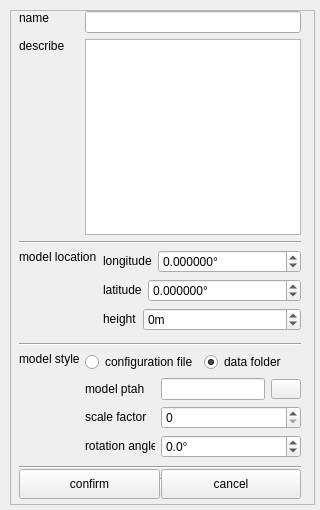
<?xml version="1.0" encoding="UTF-8"?>
<ui version="4.0">
 <class>CTiltModelWgt</class>
 <widget class="QWidget" name="CTiltModelWgt">
  <property name="geometry">
   <rect>
    <x>0</x>
    <y>0</y>
    <width>320</width>
    <height>510</height>
   </rect>
  </property>
  <property name="minimumSize">
   <size>
    <width>320</width>
    <height>355</height>
   </size>
  </property>
  <property name="windowTitle">
   <string>Form</string>
  </property>
  <property name="styleSheet">
   <string notr="true"/>
  </property>
  <layout class="QVBoxLayout" name="verticalLayout_12">
   <property name="spacing">
    <number>0</number>
   </property>
   <property name="leftMargin">
    <number>10</number>
   </property>
   <property name="topMargin">
    <number>10</number>
   </property>
   <property name="rightMargin">
    <number>5</number>
   </property>
   <property name="bottomMargin">
    <number>5</number>
   </property>
   <item>
    <widget class="QScrollArea" name="scrollArea">
     <property name="widgetResizable">
      <bool>true</bool>
     </property>
     <widget class="QWidget" name="scrollAreaWidgetContents">
      <property name="geometry">
       <rect>
        <x>0</x>
        <y>0</y>
        <width>325</width>
        <height>476</height>
       </rect>
      </property>
      <layout class="QGridLayout" name="gridLayout_3">
       <property name="leftMargin">
        <number>0</number>
       </property>
       <property name="topMargin">
        <number>0</number>
       </property>
       <property name="rightMargin">
        <number>5</number>
       </property>
       <property name="bottomMargin">
        <number>5</number>
       </property>
       <property name="verticalSpacing">
        <number>6</number>
       </property>
       <item row="0" column="0">
        <layout class="QHBoxLayout" name="horizontalLayout_6">
         <property name="leftMargin">
          <number>8</number>
         </property>
         <property name="topMargin">
          <number>0</number>
         </property>
         <property name="rightMargin">
          <number>8</number>
         </property>
         <property name="bottomMargin">
          <number>0</number>
         </property>
         <item>
          <widget class="QLabel" name="m_pNameLabel">
           <property name="sizePolicy">
            <sizepolicy hsizetype="Preferred" vsizetype="Preferred">
             <horstretch>0</horstretch>
             <verstretch>0</verstretch>
            </sizepolicy>
           </property>
           <property name="minimumSize">
            <size>
             <width>60</width>
             <height>20</height>
            </size>
           </property>
           <property name="text">
            <string>name</string>
           </property>
           <property name="alignment">
            <set>Qt::AlignLeading|Qt::AlignLeft|Qt::AlignTop</set>
           </property>
          </widget>
         </item>
         <item>
          <widget class="QLineEdit" name="m_pNameEdit">
           <property name="contextMenuPolicy">
            <enum>Qt::NoContextMenu</enum>
           </property>
          </widget>
         </item>
        </layout>
       </item>
       <item row="1" column="0">
        <layout class="QHBoxLayout" name="horizontalLayout_7">
         <property name="leftMargin">
          <number>8</number>
         </property>
         <property name="rightMargin">
          <number>8</number>
         </property>
         <item>
          <layout class="QVBoxLayout" name="verticalLayout_4">
           <item>
            <widget class="QLabel" name="m_pDescribeLabel">
             <property name="sizePolicy">
              <sizepolicy hsizetype="Preferred" vsizetype="Preferred">
               <horstretch>0</horstretch>
               <verstretch>0</verstretch>
              </sizepolicy>
             </property>
             <property name="minimumSize">
              <size>
               <width>60</width>
               <height>20</height>
              </size>
             </property>
             <property name="text">
              <string>describe</string>
             </property>
             <property name="alignment">
              <set>Qt::AlignLeading|Qt::AlignLeft|Qt::AlignTop</set>
             </property>
            </widget>
           </item>
           <item>
            <spacer name="verticalSpacer_2">
             <property name="orientation">
              <enum>Qt::Vertical</enum>
             </property>
             <property name="sizeHint" stdset="0">
              <size>
               <width>20</width>
               <height>40</height>
              </size>
             </property>
            </spacer>
           </item>
          </layout>
         </item>
         <item>
          <widget class="CLayerTextEdit" name="m_pDescribeEdt">
           <property name="sizePolicy">
            <sizepolicy hsizetype="Expanding" vsizetype="Expanding">
             <horstretch>0</horstretch>
             <verstretch>0</verstretch>
            </sizepolicy>
           </property>
           <property name="minimumSize">
            <size>
             <width>0</width>
             <height>0</height>
            </size>
           </property>
           <property name="maximumSize">
            <size>
             <width>16777215</width>
             <height>16777215</height>
            </size>
           </property>
           <property name="contextMenuPolicy">
            <enum>Qt::NoContextMenu</enum>
           </property>
          </widget>
         </item>
        </layout>
       </item>
       <item row="6" column="0">
        <layout class="QGridLayout" name="gridLayout">
         <property name="leftMargin">
          <number>8</number>
         </property>
         <property name="rightMargin">
          <number>8</number>
         </property>
         <property name="verticalSpacing">
          <number>6</number>
         </property>
         <item row="0" column="1">
          <layout class="QHBoxLayout" name="horizontalLayout_3" stretch="0,10">
           <item>
            <widget class="QLabel" name="m_pLonLabel">
             <property name="sizePolicy">
              <sizepolicy hsizetype="Preferred" vsizetype="Fixed">
               <horstretch>0</horstretch>
               <verstretch>0</verstretch>
              </sizepolicy>
             </property>
             <property name="minimumSize">
              <size>
               <width>0</width>
               <height>20</height>
              </size>
             </property>
             <property name="text">
              <string>longitude</string>
             </property>
            </widget>
           </item>
           <item>
            <widget class="QDoubleSpinBox" name="m_pLonSpx">
             <property name="sizePolicy">
              <sizepolicy hsizetype="Expanding" vsizetype="Fixed">
               <horstretch>0</horstretch>
               <verstretch>0</verstretch>
              </sizepolicy>
             </property>
             <property name="contextMenuPolicy">
              <enum>Qt::NoContextMenu</enum>
             </property>
             <property name="suffix">
              <string>°</string>
             </property>
             <property name="decimals">
              <number>6</number>
             </property>
             <property name="minimum">
              <double>-180.000000000000000</double>
             </property>
             <property name="maximum">
              <double>180.000000000000000</double>
             </property>
             <property name="singleStep">
              <double>0.000001000000000</double>
             </property>
            </widget>
           </item>
          </layout>
         </item>
         <item row="0" column="0" rowspan="4">
          <layout class="QVBoxLayout" name="verticalLayout">
           <item>
            <widget class="QLabel" name="m_pKeyLabel">
             <property name="sizePolicy">
              <sizepolicy hsizetype="Preferred" vsizetype="Preferred">
               <horstretch>0</horstretch>
               <verstretch>0</verstretch>
              </sizepolicy>
             </property>
             <property name="minimumSize">
              <size>
               <width>60</width>
               <height>20</height>
              </size>
             </property>
             <property name="text">
              <string>model location</string>
             </property>
             <property name="textFormat">
              <enum>Qt::AutoText</enum>
             </property>
             <property name="alignment">
              <set>Qt::AlignLeading|Qt::AlignLeft|Qt::AlignTop</set>
             </property>
            </widget>
           </item>
          </layout>
         </item>
         <item row="2" column="1">
          <layout class="QHBoxLayout" name="horizontalLayout_12" stretch="0,10">
           <item>
            <widget class="QLabel" name="m_pHeightLabel">
             <property name="sizePolicy">
              <sizepolicy hsizetype="Preferred" vsizetype="Fixed">
               <horstretch>0</horstretch>
               <verstretch>0</verstretch>
              </sizepolicy>
             </property>
             <property name="minimumSize">
              <size>
               <width>0</width>
               <height>20</height>
              </size>
             </property>
             <property name="text">
              <string>height</string>
             </property>
            </widget>
           </item>
           <item>
            <widget class="QSpinBox" name="m_pHeightSpx">
             <property name="contextMenuPolicy">
              <enum>Qt::NoContextMenu</enum>
             </property>
             <property name="suffix">
              <string>m</string>
             </property>
             <property name="minimum">
              <number>-8000</number>
             </property>
             <property name="maximum">
              <number>500000000</number>
             </property>
            </widget>
           </item>
          </layout>
         </item>
         <item row="1" column="1">
          <layout class="QHBoxLayout" name="horizontalLayout_5" stretch="0,10">
           <item>
            <widget class="QLabel" name="m_pLatLabel">
             <property name="sizePolicy">
              <sizepolicy hsizetype="Preferred" vsizetype="Fixed">
               <horstretch>0</horstretch>
               <verstretch>0</verstretch>
              </sizepolicy>
             </property>
             <property name="minimumSize">
              <size>
               <width>0</width>
               <height>20</height>
              </size>
             </property>
             <property name="text">
              <string>latitude</string>
             </property>
            </widget>
           </item>
           <item>
            <widget class="QDoubleSpinBox" name="m_pLatSpx">
             <property name="sizePolicy">
              <sizepolicy hsizetype="Expanding" vsizetype="Fixed">
               <horstretch>0</horstretch>
               <verstretch>0</verstretch>
              </sizepolicy>
             </property>
             <property name="contextMenuPolicy">
              <enum>Qt::NoContextMenu</enum>
             </property>
             <property name="suffix">
              <string>°</string>
             </property>
             <property name="decimals">
              <number>6</number>
             </property>
             <property name="minimum">
              <double>-90.000000000000000</double>
             </property>
             <property name="maximum">
              <double>90.000000000000000</double>
             </property>
             <property name="singleStep">
              <double>0.000001000000000</double>
             </property>
            </widget>
           </item>
          </layout>
         </item>
        </layout>
       </item>
       <item row="9" column="0">
        <layout class="QHBoxLayout" name="horizontalLayout_4" stretch="0,0">
         <property name="spacing">
          <number>6</number>
         </property>
         <property name="leftMargin">
          <number>8</number>
         </property>
         <property name="rightMargin">
          <number>8</number>
         </property>
         <item>
          <layout class="QVBoxLayout" name="verticalLayout_2">
           <item>
            <widget class="QLabel" name="m_pStyleLabel">
             <property name="sizePolicy">
              <sizepolicy hsizetype="Preferred" vsizetype="Preferred">
               <horstretch>0</horstretch>
               <verstretch>0</verstretch>
              </sizepolicy>
             </property>
             <property name="minimumSize">
              <size>
               <width>60</width>
               <height>20</height>
              </size>
             </property>
             <property name="maximumSize">
              <size>
               <width>16777215</width>
               <height>16777215</height>
              </size>
             </property>
             <property name="text">
              <string>model style</string>
             </property>
             <property name="alignment">
              <set>Qt::AlignLeading|Qt::AlignLeft|Qt::AlignTop</set>
             </property>
            </widget>
           </item>
          </layout>
         </item>
         <item>
          <layout class="QVBoxLayout" name="verticalLayout_3">
           <item>
            <layout class="QHBoxLayout" name="horizontalLayout_2">
             <item>
              <widget class="QRadioButton" name="filePath_RadioBtn">
               <property name="text">
                <string>configuration file</string>
               </property>
              </widget>
             </item>
             <item>
              <widget class="QRadioButton" name="DirPath_RadioBtn">
               <property name="text">
                <string>data folder</string>
               </property>
               <property name="checked">
                <bool>true</bool>
               </property>
              </widget>
             </item>
             <item>
              <spacer name="horizontalSpacer_3">
               <property name="orientation">
                <enum>Qt::Horizontal</enum>
               </property>
               <property name="sizeHint" stdset="0">
                <size>
                 <width>40</width>
                 <height>20</height>
                </size>
               </property>
              </spacer>
             </item>
            </layout>
           </item>
           <item>
            <layout class="QGridLayout" name="gridLayout_2" columnstretch="0,0,0">
             <item row="2" column="2">
              <widget class="QSpinBox" name="m_pScaleSpx">
               <property name="contextMenuPolicy">
                <enum>Qt::NoContextMenu</enum>
               </property>
               <property name="minimum">
                <number>0</number>
               </property>
               <property name="maximum">
                <number>500000000</number>
               </property>
              </widget>
             </item>
             <item row="1" column="2">
              <layout class="QHBoxLayout" name="horizontalLayout">
               <item>
                <widget class="QLineEdit" name="m_pPathLineEdit">
                 <property name="contextMenuPolicy">
                  <enum>Qt::NoContextMenu</enum>
                 </property>
                </widget>
               </item>
               <item>
                <widget class="QPushButton" name="m_pPathToolBtn">
                 <property name="minimumSize">
                  <size>
                   <width>30</width>
                   <height>20</height>
                  </size>
                 </property>
                 <property name="maximumSize">
                  <size>
                   <width>30</width>
                   <height>20</height>
                  </size>
                 </property>
                 <property name="styleSheet">
                  <string notr="true">QPushButton
{
	background-image:url(:/images_earth_layer/Resources/images_earth_layer/normal.png);
}
QPushButton:hover
{
	background-image:url(:/images_earth_layer/Resources/images_earth_layer/hover.png);
}
QPushButton:pressed
{
	background-image:url(:/images_earth_layer/Resources/images_earth_layer/normal.png);
}</string>
                 </property>
                 <property name="text">
                  <string/>
                 </property>
                </widget>
               </item>
              </layout>
             </item>
             <item row="1" column="1">
              <widget class="QLabel" name="m_pPathLabel">
               <property name="sizePolicy">
                <sizepolicy hsizetype="Preferred" vsizetype="Fixed">
                 <horstretch>0</horstretch>
                 <verstretch>0</verstretch>
                </sizepolicy>
               </property>
               <property name="minimumSize">
                <size>
                 <width>70</width>
                 <height>20</height>
                </size>
               </property>
               <property name="text">
                <string>model ptah</string>
               </property>
              </widget>
             </item>
             <item row="3" column="1">
              <widget class="QLabel" name="m_pRotateLabel">
               <property name="sizePolicy">
                <sizepolicy hsizetype="Preferred" vsizetype="Fixed">
                 <horstretch>0</horstretch>
                 <verstretch>0</verstretch>
                </sizepolicy>
               </property>
               <property name="minimumSize">
                <size>
                 <width>70</width>
                 <height>20</height>
                </size>
               </property>
               <property name="text">
                <string>rotation angle</string>
               </property>
              </widget>
             </item>
             <item row="2" column="1">
              <widget class="QLabel" name="m_pScaleLabel">
               <property name="sizePolicy">
                <sizepolicy hsizetype="Preferred" vsizetype="Fixed">
                 <horstretch>0</horstretch>
                 <verstretch>0</verstretch>
                </sizepolicy>
               </property>
               <property name="minimumSize">
                <size>
                 <width>70</width>
                 <height>20</height>
                </size>
               </property>
               <property name="text">
                <string>scale factor</string>
               </property>
              </widget>
             </item>
             <item row="3" column="2">
              <widget class="QDoubleSpinBox" name="m_pRotateSpx">
               <property name="sizePolicy">
                <sizepolicy hsizetype="Expanding" vsizetype="Fixed">
                 <horstretch>0</horstretch>
                 <verstretch>0</verstretch>
                </sizepolicy>
               </property>
               <property name="contextMenuPolicy">
                <enum>Qt::NoContextMenu</enum>
               </property>
               <property name="suffix">
                <string>°</string>
               </property>
               <property name="decimals">
                <number>1</number>
               </property>
               <property name="minimum">
                <double>-180.000000000000000</double>
               </property>
               <property name="maximum">
                <double>180.000000000000000</double>
               </property>
              </widget>
             </item>
            </layout>
           </item>
          </layout>
         </item>
        </layout>
       </item>
       <item row="4" column="0">
        <layout class="QVBoxLayout" name="verticalLayout_5">
         <property name="spacing">
          <number>0</number>
         </property>
         <property name="leftMargin">
          <number>8</number>
         </property>
         <property name="rightMargin">
          <number>8</number>
         </property>
         <item>
          <widget class="Line" name="line">
           <property name="sizePolicy">
            <sizepolicy hsizetype="Minimum" vsizetype="Fixed">
             <horstretch>0</horstretch>
             <verstretch>0</verstretch>
            </sizepolicy>
           </property>
           <property name="orientation">
            <enum>Qt::Horizontal</enum>
           </property>
          </widget>
         </item>
        </layout>
       </item>
       <item row="10" column="0">
        <layout class="QVBoxLayout" name="verticalLayout_7">
         <property name="spacing">
          <number>0</number>
         </property>
         <property name="leftMargin">
          <number>8</number>
         </property>
         <property name="topMargin">
          <number>2</number>
         </property>
         <property name="rightMargin">
          <number>8</number>
         </property>
         <item>
          <widget class="Line" name="line_6">
           <property name="sizePolicy">
            <sizepolicy hsizetype="Minimum" vsizetype="Fixed">
             <horstretch>0</horstretch>
             <verstretch>0</verstretch>
            </sizepolicy>
           </property>
           <property name="orientation">
            <enum>Qt::Horizontal</enum>
           </property>
          </widget>
         </item>
         <item>
          <layout class="QHBoxLayout" name="horizontalLayout_9" stretch="0,0,0">
           <property name="spacing">
            <number>0</number>
           </property>
           <property name="topMargin">
            <number>0</number>
           </property>
           <item>
            <widget class="QPushButton" name="m_pSaveBtn">
             <property name="sizePolicy">
              <sizepolicy hsizetype="Expanding" vsizetype="Fixed">
               <horstretch>0</horstretch>
               <verstretch>0</verstretch>
              </sizepolicy>
             </property>
             <property name="minimumSize">
              <size>
               <width>0</width>
               <height>30</height>
              </size>
             </property>
             <property name="maximumSize">
              <size>
               <width>16777215</width>
               <height>30</height>
              </size>
             </property>
             <property name="styleSheet">
              <string notr="true"/>
             </property>
             <property name="text">
              <string>confirm</string>
             </property>
            </widget>
           </item>
           <item>
            <widget class="Line" name="line_3">
             <property name="sizePolicy">
              <sizepolicy hsizetype="Fixed" vsizetype="Minimum">
               <horstretch>0</horstretch>
               <verstretch>0</verstretch>
              </sizepolicy>
             </property>
             <property name="minimumSize">
              <size>
               <width>1</width>
               <height>12</height>
              </size>
             </property>
             <property name="maximumSize">
              <size>
               <width>1</width>
               <height>12</height>
              </size>
             </property>
             <property name="orientation">
              <enum>Qt::Vertical</enum>
             </property>
            </widget>
           </item>
           <item>
            <widget class="QPushButton" name="m_pCancelBtn">
             <property name="sizePolicy">
              <sizepolicy hsizetype="Expanding" vsizetype="Fixed">
               <horstretch>0</horstretch>
               <verstretch>0</verstretch>
              </sizepolicy>
             </property>
             <property name="minimumSize">
              <size>
               <width>0</width>
               <height>30</height>
              </size>
             </property>
             <property name="maximumSize">
              <size>
               <width>16777215</width>
               <height>30</height>
              </size>
             </property>
             <property name="styleSheet">
              <string notr="true"/>
             </property>
             <property name="text">
              <string>cancel</string>
             </property>
            </widget>
           </item>
          </layout>
         </item>
        </layout>
       </item>
       <item row="7" column="0">
        <layout class="QVBoxLayout" name="verticalLayout_6">
         <property name="spacing">
          <number>0</number>
         </property>
         <property name="leftMargin">
          <number>8</number>
         </property>
         <property name="rightMargin">
          <number>8</number>
         </property>
         <item>
          <widget class="Line" name="line_5">
           <property name="sizePolicy">
            <sizepolicy hsizetype="Minimum" vsizetype="Fixed">
             <horstretch>0</horstretch>
             <verstretch>0</verstretch>
            </sizepolicy>
           </property>
           <property name="orientation">
            <enum>Qt::Horizontal</enum>
           </property>
          </widget>
         </item>
        </layout>
       </item>
      </layout>
      <zorder></zorder>
      <zorder></zorder>
      <zorder></zorder>
     </widget>
    </widget>
   </item>
  </layout>
 </widget>
 <customwidgets>
  <customwidget>
   <class>CLayerTextEdit</class>
   <extends>QTextEdit</extends>
   <header>earthLayer/CLayerTextEdit.h</header>
  </customwidget>
 </customwidgets>
 <resources/>
 <connections/>
</ui>
